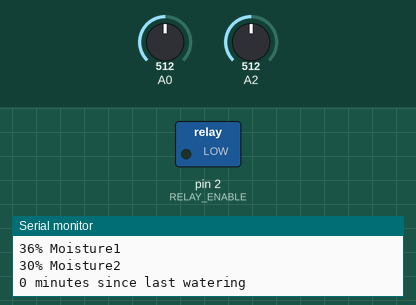
A sketch run on a simulated Arduino Uno, built with avr-gcc and run on an emulated ATmega328P. On the bench: switched loads named in the sketch (green lamp = pin HIGH), the last lines printed to the serial monitor. Inputs (shaded band) come from the test bench; at power-on: A0 = 512, A2 = 512.

Above: at 0.1 s.
At 15.2 s:
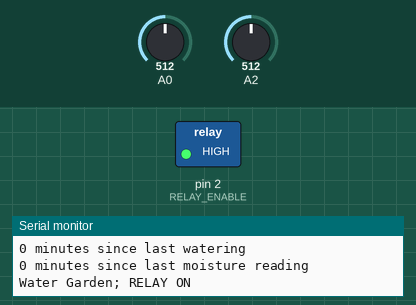
Timing chart, 0 to 16.7 s (numbered marks = the images above):
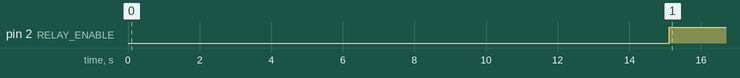

The sketch:

Automated_Garden_wTiming.ino
```cpp
/* Automate watering the garden
 *  This code was adapted from two sources
 *  For the solenoid valve: https://www.youtube.com/watch?v=ioSYlxHlYdI
 *  For the moisture sensor: https://www.youtube.com/watch?v=9h3JKwUsn2A
 *
 *  This code interfaces with arduino hardware and a relay module that has optocouplers
*/

// define moisture recording values
const int baselineAir1 = 610; // defined by placing capacitative device in air
const int baselineH201 = 339; // defined by placing in water
const int baselineAir2 = 608; // defined by placing capacitative device in air
const int baselineH202 = 289; // defined by placing in water

// define integers for recording devices
int MoistureValue1   = 0; // used for mapping
int MoisturePercent1 = 0;
int MoistureValue2   = 0;
int MoisturePercent2 = 0;

// define startTime variable
int startTime   = 0;
int currentTime = 0;
int detectTime  = 0;
int timeDiff1   = 0; // for tracking time difference
int timeDiff2   = 0; // for tracking time difference
int timeWater   = 0;
int timeDetec   = 0;
int varStart    = 0; // for tracking whether this was the first time the arduino turned on

// define sine constants for timing the automation
const int timeElapse = 1;                  // in hours
const int timeWait   = 60*(60*timeElapse); // 60 sec/1min * ((60min / 1hour) * Nhour) = M seconds

// define how long to water guarden
const int waterTime = 15; // number of seconds

// define relay values
const int RELAY_ENABLE = 2;

void setup() {
  // put your setup code here, to run once:
  pinMode(RELAY_ENABLE, OUTPUT);

  // baudrate
  Serial.begin(9600);

  // variable start - this means the machine turned on for the first time
  varStart = 0;
}

void loop() {

  // read moisture estimates
  MoistureValue1 = analogRead(A0);
  MoistureValue2 = analogRead(A2);

  Serial.print(MoistureValue1);
  Serial.println(" moisture value 1");
  Serial.print(MoistureValue2);
  Serial.println(" moisture value 2");

  // get percentage
  MoisturePercent1 = map(MoistureValue1, baselineAir1, baselineH201, 0, 100);
  MoisturePercent2 = map(MoistureValue2, baselineAir2, baselineH202, 0, 100);

  // print
  Serial.print(MoisturePercent1);
  Serial.println("% Moisture1 ");
  Serial.print(MoisturePercent2);
  Serial.println("% Moisture2 ");

  // print data to screen

  // get current timestamp
  unsigned long currentTime = millis();
  currentTime = currentTime/1000; // convert to seconds

  // time difference - use this to determine if solenoid opens
  timeDiff1 = currentTime-startTime;  // for detection of watering
  timeDiff2 = currentTime-detectTime; // for general detection

  // print out timestamps in minutes
  timeWater  = timeDiff1/60;
  timeDetec  = timeDiff2/60;
  Serial.print(timeWater);
  Serial.println(" minutes since last watering ");
  Serial.print(timeDetec);
  Serial.println(" minutes since last moisture reading ");

  // turn on if moisture criteria is met for both devices, and if you are beyond the waiting limit OR if the time difference is 0 (a restart of arduino)
  if (((MoisturePercent1 < 40) || (MoisturePercent2 < 40)) && ((timeDiff1 > timeWait) || (varStart == 0)))
    {
      // put your main code here, to run repeatedly:
      Serial.println("Water Garden; RELAY ON");
      digitalWrite(RELAY_ENABLE, LOW); // relay is active low, so it turns on when we set the pin to low

      // create a timestamp
      unsigned long startTime  = millis();
      unsigned long detectTime = millis();
      startTime  = startTime/1000;  // convert to seconds

      // water the guarden for about 15 seconds
      delay(waterTime*1000);
      digitalWrite(RELAY_ENABLE, HIGH); // close
    }
  else if (((MoisturePercent1 > 40) || (MoisturePercent2 > 40)) && ((timeDiff1 > timeWait) || (varStart == 0)))
    {
      // print
      Serial.println("Turn off hose; RELAY OFF");
      digitalWrite(RELAY_ENABLE, HIGH);
      delay(1000);

      // time from detection
      unsigned long detectTime = millis();
      detectTime = detectTime/1000; // sec
    }
  // delay
  delay(200);

  // set variable to 1 - this tracks whether it was the first time the machine turned on
  varStart = 1;
}
```

Measured:
- by itself, pin 2 (RELAY_ENABLE): LOW → HIGH at 15.1 s
